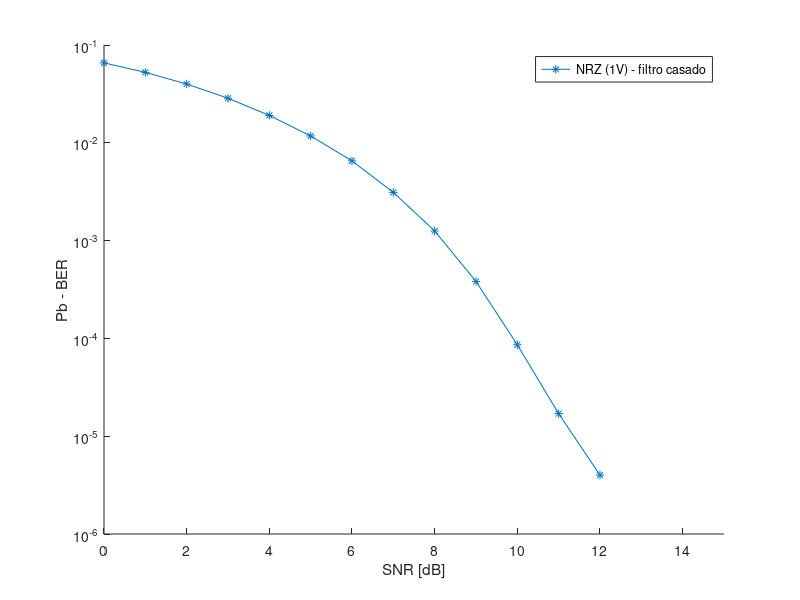

Reproduce this figure in MATLAB.
%%------------------------------------------------|
% TRANSMISSÃO BINÁRIA - PARTE 2
% Comparação de Desempenho de Erro (Pb vs SNR)
%%------------------------------------------------|
##clear all; close all; clc
%%------------------------------------------------|

## 1)  RZ (1V) vs RZ (2V)
## 2)  RZ (1V) vs RZ (1V - filtro casado)
## 3)  RZ (1V - filtro casado) vs NRZ (1V - filtro casado)
## 4)  ....

#### 1)  RZ (1V) vs RZ (2V)
##SNR_dB_min = 0;
##SNR_dB_max = 15;
##vet_SNR = [SNR_dB_min:SNR_dB_max];
##A = 2; % nível de tensão da sinalização
##limiar = A/2;
##N = 5; % n. de amostras por duração do bit
##Rb = 1e6; % taxa de transmissão
##Tb = 1/Rb; % duração do bit
##fs = N*Rb; % frequência de amostragem
##Ts = 1/fs; % tempo de amostragem
##t=[0:Ts:1-Ts];
##filtro_NRZ = ones(1,N); % filtro NRZ
##info = randn(1,Rb)>0; % informação binária
##info_up = upsample(info,N); % informação super amostrada
##sinal_tx = filter(filtro_NRZ, 1, info_up)*A; %código de linha/sinal de tensão transmitido
##
##for SNR_dB = SNR_dB_min : SNR_dB_max
##  z_t = awgn(sinal_tx, SNR_dB);
##  z_T = z_t(N/2:N:end);
##  info_hat = z_T > limiar;
##  num_erro(SNR_dB+1) = sum(xor(info, info_hat));
##  taxa_erro(SNR_dB +1) = num_erro(SNR_dB+1)/length(info);
##end
##hold on
##semilogy(vet_SNR, taxa_erro,"-*;RZ (2V);")
##xlim([SNR_dB_min SNR_dB_max])
##xlabel('SNR [dB]')
##ylabel('Pb - BER')
##hold off

## 3)  RZ (1V - filtro casado) vs NRZ (1V - filtro casado)
SNR_dB_min = 0;
SNR_dB_max = 15;
vet_SNR = [SNR_dB_min:SNR_dB_max];
A = 1; % nível de tensão da sinalização
limiar = A/2;
N = 5; % n. de amostras por duração do bit
Rb = 1e6; % taxa de transmissão
Tb = 1/Rb; % duração do bit
fs = N*Rb; % frequência de amostragem
Ts = 1/fs; % tempo de amostragem
t=[0:Ts:1-Ts];
filtro_RZ = ones(1,N); % filtro RZ
filtro_RZ_casado = fliplr(filtro_RZ);
info = randn(1,Rb)>0; % informação binária
info_up = upsample(info,N); % informação super amostrada
sinal_tx = filter(filtro_RZ, 1, info_up)*(2*A)-A;%código de linha/sinal de tensão transmitido

for SNR_dB = SNR_dB_min : SNR_dB_max
  z_t = awgn(sinal_tx, SNR_dB);
  z_t = filter(filtro_RZ_casado,1,z_t)/N;
##  z_T = z_t(round(N/2):N:end);
  z_T = z_t(N:N:end);
  info_hat = z_T > limiar;
  num_erro(SNR_dB+1) = sum(xor(info, info_hat));
  taxa_erro(SNR_dB +1) = num_erro(SNR_dB+1)/length(info);
end
hold on
semilogy(vet_SNR, taxa_erro,"-*;NRZ (1V) - filtro casado;")
xlim([SNR_dB_min SNR_dB_max])
xlabel('SNR [dB]')
ylabel('Pb - BER')
hold off


#### 2)  RZ (1V) vs RZ (1V - filtro casado)
##SNR_dB_min = 0;
##SNR_dB_max = 15;
##vet_SNR = [SNR_dB_min:SNR_dB_max];
##A = 1; % nível de tensão da sinalização
##limiar = A/2;
##N = 5; % n. de amostras por duração do bit
##Rb = 1e6; % taxa de transmissão
##Tb = 1/Rb; % duração do bit
##fs = N*Rb; % frequência de amostragem
##Ts = 1/fs; % tempo de amostragem
##t=[0:Ts:1-Ts];
##filtro_RZ = ones(1,N); % filtro RZ
##filtro_RZ_casado = fliplr(filtro_RZ);
##info = randn(1,Rb)>0; % informação binária
##info_up = upsample(info,N); % informação super amostrada
##sinal_tx = filter(filtro_RZ, 1, info_up)*A; %código de linha/sinal de tensão transmitido
##
##for SNR_dB = SNR_dB_min : SNR_dB_max
##  z_t = awgn(sinal_tx, SNR_dB);
##  z_t = filter(filtro_RZ_casado,1,z_t)/N;
##  z_T = z_t(N/2:N:end);
##  z_T = z_t(N:N:end);
##  info_hat = z_T > limiar;
##  num_erro(SNR_dB+1) = sum(xor(info, info_hat));
##  taxa_erro(SNR_dB +1) = num_erro(SNR_dB+1)/length(info);
##end
##hold on
##semilogy(vet_SNR, taxa_erro,"-*;RZ (1V) - filtro casado;")
##xlim([SNR_dB_min SNR_dB_max])
##xlabel('SNR [dB]')
##ylabel('Pb - BER')
##hold off
